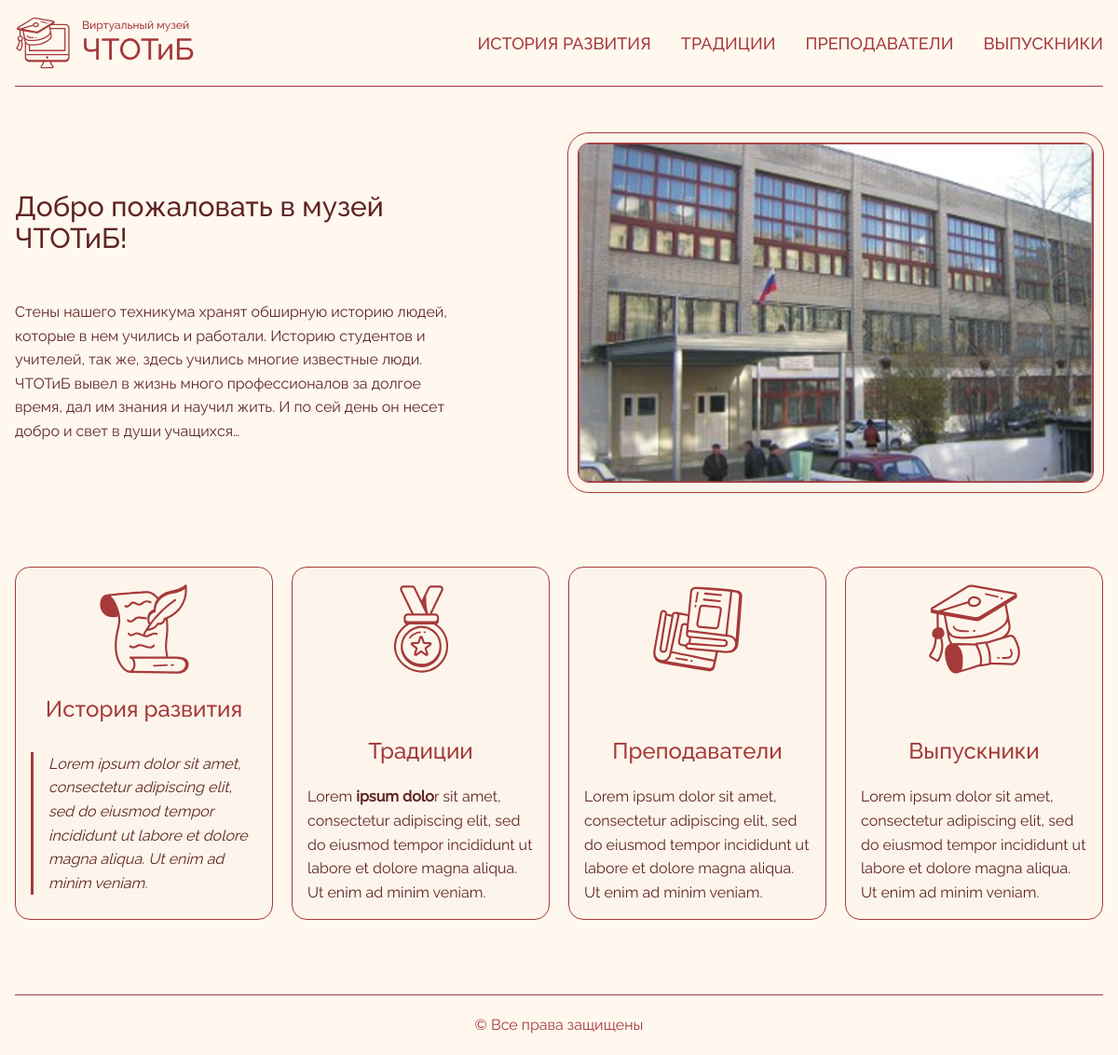
The app's page /, older data.
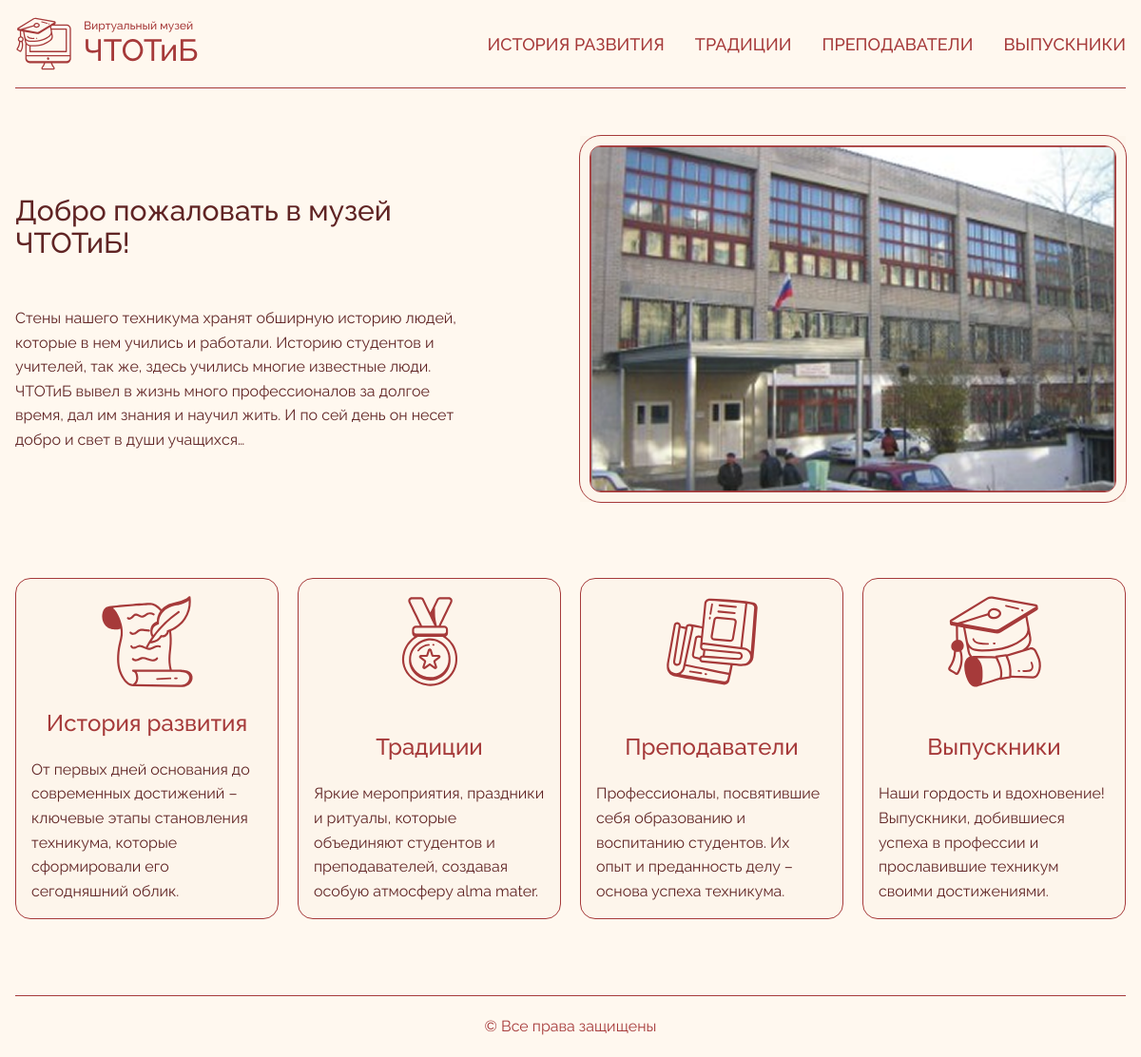
The same page, newer data.
### app/models.py (models this page shows, shortened)
class MainPageContent(models.Model):
    title = models.CharField("Заголовок", max_length=100)
    description = CKEditor5Field("Описание", max_length=1000)
    image = models.ImageField("Изображение", upload_to='main_page/images/')
    class Meta:
        verbose_name = "Контент главной страницы"
        verbose_name_plural = "Контент главной страницы"

class Section(models.Model):
    name = models.CharField("Название раздела", max_length=20)
    description = CKEditor5Field("Описание раздела", max_length=255)
    slug = models.SlugField("Слаг", max_length=30, unique=True, blank=True)
    icon = models.FileField("Иконка", upload_to='icons/',
                             validators=[FileExtensionValidator(allowed_extensions=['svg'])])
    class Meta:
        verbose_name = "Раздел"
        verbose_name_plural = "Разделы"

### app/views.py (the view)
# urls.py: path('', MainPageView.as_view(), name='index'),
class MainPageView(TemplateView):
    template_name = 'pages/index.html'
    def get_context_data(self, **kwargs):
        context = super().get_context_data(**kwargs)
        try:
            context['main_page_content'] = MainPageContent.objects.get(pk=1)
        except MainPageContent.DoesNotExist:
            context['main_page_content'] = {
                "title": "Добро пожаловать в музей ЧТОТиБ!",
                "description": "Стены нашего техникума хранят обширную историю людей...",
            }
        context['sections'] = Section.objects.all()
        return context

### app/templatetags/mul.py (called while the page is built)
@register.filter
def mul(value, arg):
    return value * arg

### app/templatetags/svg_icon.py (called while the page is built)
@register.simple_tag
def svg_icon(icon_url, css_class=""):
    icon_path = os.path.join(settings.MEDIA_ROOT, icon_url.replace('/media/', '', 1))
    if not os.path.exists(icon_path):
        return mark_safe(f'<div class="{css_class}">Иконка не найдена</div>')
    with open(icon_path, 'r') as f:
        svg = f.read()
        if css_class:
            svg = svg.replace('<svg ', f'<svg class="{css_class}" ')
        return mark_safe(svg)

### templates/pages/index.html (shortened to what this page needs)
{% extends 'base.html' %}
{% load static %}
{% block content %}
  <div class="flex flex-col gap-16 md:gap-20">
    <div class="grid min-h-max grid-cols-1 md:grid-cols-12 items-center justify-between gap-5">
      <div data-aos="fade-right" class="md:col-span-5 flex flex-col gap-8 md:gap-10 ck-content">
        <h1 class="font-medium text-2xl md:text-3xl lg:text-4xl text-(--text)">{{ main_page_content.title }}</h1>
        {{ main_page_content.description|safe }}
      </div>
      <div data-aos="fade-left"  class="md:col-start-7 md:col-end-13 p-2.5 bg-(--beige)">
        <img
            class="object-cover max-h-[600px] border border-(--accent) outline outline-(--accent) outline-offset-10 rounded-xl w-full"
            src="{{ main_page_content.image.url }}" alt="{{ main_page_content.title }}">
      </div>
    </div>
    <div class="grid grid-cols-[repeat(auto-fit,minmax(230px,1fr))] gap-5">
      {% for section in sections %}
        {% include "components/section_card.html" with title=section.name description=section.description icon=section.icon url_name=section.slug index=forloop.counter0 %}
      {% endfor %}
    </div>
  </div>
{% endblock %}

### templates/base.html (shortened to what this page needs)
{% load static %}
<!doctype html>
<html lang="ru">
<head>
  <link rel="stylesheet" href="{% static 'style.css' %}">
  <link rel="stylesheet" href="{% static 'aos.css' %}">
  <script src="{% static 'js/tailwind.js' %}"></script>
</head>
<body class="bg-(--bg) max-w-[1332px] min-h-dvh flex flex-col justify-between gap-20 px-4 mx-auto">
<div class="flex flex-col gap-[50px]">
  {% include 'components/header.html' %}
  <main>{% block content %}{% endblock %}</main>
</div>
{% include 'components/footer.html' %}
</body>
</html>

### templates/components/header.html
{% load static %}
<header class="flex flex-wrap justify-between items-center gap-x-8 gap-y-4 py-5 md:py-4 border-b border-b-(--accent)">
  <a class="" href="{% url 'index' %}">
    <img class="flex-1 flex-grow flex-shrink-0" src="{% static 'img/logo.svg' %}" alt="Логотип">
  </a>
  <nav class="">
    <ul class='flex flex-wrap items-baseline gap-x-8 gap-y-4'>
      <li>
        <a href='{% url "section" "history" %}' class='nav-link'>
          История развития
        </a>
      </li>
      <li>
        <a href='{% url "traditions" %}' class='nav-link'>
          Традиции
        </a>
      </li>
      <li>
        <a href='{% url "section" "teachers" %}' class='nav-link'>
          Преподаватели
        </a>
      </li>
      <li>
        <a href='{% url "section" "graduates" %}' class='nav-link'>
          Выпускники
        </a>
      </li>
    </ul>
  </nav>
</header>

### templates/components/section_card.html
{% load svg_icon %}
{% load mul %}
{% load static %}
<div data-aos="fade-up" data-aos-delay="{{ index|mul:100|add:300 }}" class="p-4 bg-(--beige) rounded-2xl flex flex-col items-center gap-5 justify-between border border-(--accent)">
  {% svg_icon icon.url 'w-16 md:w-[100px] h-16 md:h-[100px] text-(--accent)' %}
  <div class="flex flex-col items-center gap-3 md:gap-5">
    <a href="{% url "section" url_name %}">
      <h3 class="font-medium text-(--accent) text-lg  md:text-xl lg:text-2xl text-center line-clamp-2">
        {{ title }}
      </h3>
    </a>
    <div class="ck-content">
      <p class="max-md:text-sm lg:text-lg text-(--text) line-clamp-5 ck-content">
        {{ description|safe }}
      </p>
    </div>
  </div>
</div>

### templates/components/footer.html
{% load static %}
<footer class="flex justify-center items-center max-md:text-sm p-4 text-(--accent) md:p-5 border-t border-t-(--accent)">
  © Все права защищены
</footer>

### static/style.css (style rules this page uses)
:root { --accent: #A63A3A; --text: #602424; --beige: #FDF5EB; --bg: #FFF8EF }
* { font-family: "Raleway", serif; font-variant-numeric: lining-nums; }
.nav-link { font-size: 18px; font-weight: 500; text-transform: uppercase; color: var(--accent); position: relative; }
.nav-link::before, .nav-link::after { content: ''; position: absolute; left: 0; width: 100%; height: 1px; background-color: var(--accent); transform: scaleX(0); transition: transform 300ms ease-in-out; }
.nav-link::before { bottom: -14px; transform-origin: right; }
.nav-link::after { bottom: -8px; transform-origin: left; }
.ck-content { line-height: 1.6; color: var(--text); }
.ck-content h1 { font-size: 30px; font-weight: 500; margin: 10px 0; }

Row changes from the older to the newer data that the page shows:
changed Section "История развития": description "Lorem ipsum dolor sit amet, consectetur adipiscing elit, sed do eiusmod tempor incididunt ut labore et dolore magna aliqua. Ut enim ad minim veniam." → "От первых дней основания до современных достижений – ключевые этапы становления техникума, которые сформировали его сегодняшний облик."
changed Section "Традиции": description "Lorem ipsum dolo r sit amet, consectetur adipiscing elit, sed do eiusmod tempor incididunt ut labore et dolore magna aliqua. Ut enim ad minim veniam." → "Яркие мероприятия, праздники и ритуалы, которые объединяют студентов и преподавателей, создавая особую атмосферу alma mater."
changed Section "Преподаватели": description "Lorem ipsum dolor sit amet, consectetur adipiscing elit, sed do eiusmod tempor incididunt ut labore et dolore magna aliqua. Ut enim ad minim veniam." → "Профессионалы, посвятившие себя образованию и воспитанию студентов. Их опыт и преданность делу – основа успеха техникума."
changed Section "Выпускники": description "Lorem ipsum dolor sit amet, consectetur adipiscing elit, sed do eiusmod tempor incididunt ut labore et dolore magna aliqua. Ut enim ad minim veniam." → "Наши гордость и вдохновение! Выпускники, добившиеся успеха в профессии и прославившие техникум своими достижениями."
